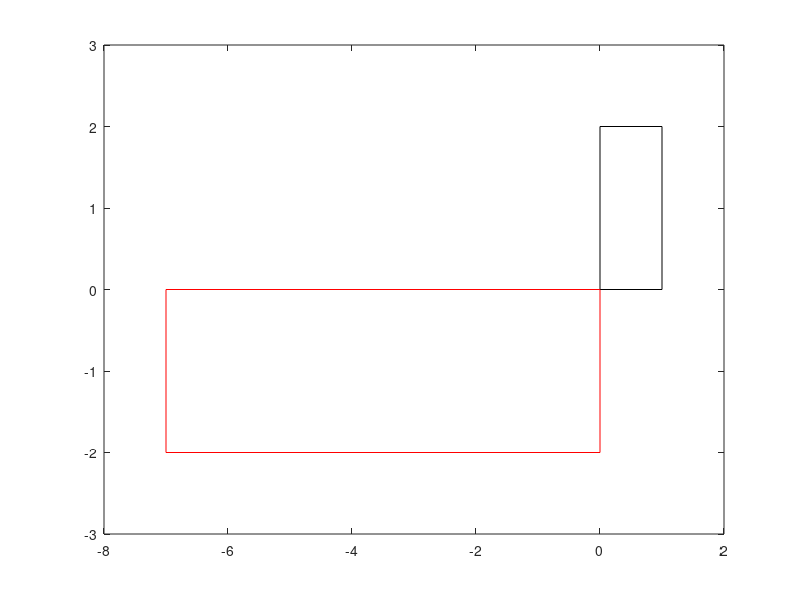

Here is the MATLAB script that generated this plot:
% Consider the following picture:
% The picture is a black rectangle with the following pts, transformed into the red rectangle:
topRHS_Black = [1;2];
botLHS_Black = [0;0];
topRHS_Red = [0;0];
botLHS_Red = [-7;-2];


black = cat(2, topRHS_Black, botLHS_Black);

% Find the matrix that transforms the black rectangle into the red rectangle. Look at
% the diagram and observe what has happened to the black rectangle. Form the matrices
% that do these operations; there are two.

% Rotate by topRHS_Black and botLHS_Black by 180 degrees
% Then apply a horizontal stretch such that we get topRHS_Red and botLHS_Red

% The matrix that rotates by 180 degrees is:
R = [cos(pi) -sin(pi); sin(pi) cos(pi)];
% The matrix that stretches horizontally to get topRHS_Red and botLHS_Red is:
% S = [2 0; 0 3.5];
S = [7 0 ;0 1];

% Multiply these matrices in the correct order to get the transformation matrix A. 
A_Transformation = R * S

% Experimentally verify that you can plot the black
% rectangle yourself and then multiply the vectors that describe the opposite vertices by
% A and obtain and plot the red rectangle. Include the matrices you used to do this in
% your report.

% Plot the black rectangle with the vectors (1, 2) and (0, 0)
black_v1 = [1;2];
black_v2 = [0;0];
black_matrix = cat(2, black_v1, black_v2);
black_v = [black_matrix(1,1), black_matrix(1,2), black_matrix(1,2), black_matrix(1,1), black_matrix(1,1)];
black_u = [black_matrix(2,1), black_matrix(2,1), black_matrix(2,2), black_matrix(2,2), black_matrix(2,1)];
plot(black_v, black_u, 'k-');
hold on;
axis([-8 2 -3 3]);

sanity_check = A_Transformation * black_matrix;
sanity_check_v = [sanity_check(1,1), sanity_check(1,2), sanity_check(1,2), sanity_check(1,1), sanity_check(1,1)];
sanity_check_u = [sanity_check(2,1), sanity_check(2,1), sanity_check(2,2), sanity_check(2,2), sanity_check(2,1)];
plot(sanity_check_v, sanity_check_u, 'r-');
hold on;
